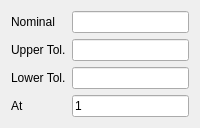
           <widget class="QWidget" name="widthTETab">
            <attribute name="title">
             <string>Width TE</string>
            </attribute>
            <layout class="QGridLayout" name="gridLayout_14">
             <item row="0" column="1">
              <widget class="QLineEdit" name="nominalWidthTE">
               <property name="readOnly">
                <bool>true</bool>
               </property>
              </widget>
             </item>
             <item row="0" column="0">
              <widget class="QLabel" name="label_17">
               <property name="text">
                <string>Nominal</string>
               </property>
              </widget>
             </item>
             <item row="1" column="1">
              <widget class="QLineEdit" name="upperTolWidthTE"/>
             </item>
             <item row="2" column="0">
              <widget class="QLabel" name="label_19">
               <property name="text">
                <string>Lower Tol.</string>
               </property>
              </widget>
             </item>
             <item row="1" column="0">
              <widget class="QLabel" name="label_18">
               <property name="text">
                <string>Upper Tol.</string>
               </property>
              </widget>
             </item>
             <item row="3" column="0">
              <widget class="QLabel" name="label_27">
               <property name="text">
                <string>At</string>
               </property>
              </widget>
             </item>
             <item row="2" column="1">
              <widget class="QLineEdit" name="lowerTolWidthTE"/>
             </item>
             <item row="3" column="1">
              <widget class="QLineEdit" name="atWidthTE">
               <property name="text">
                <string>1</string>
               </property>
              </widget>
             </item>
            </layout>
           </widget>
